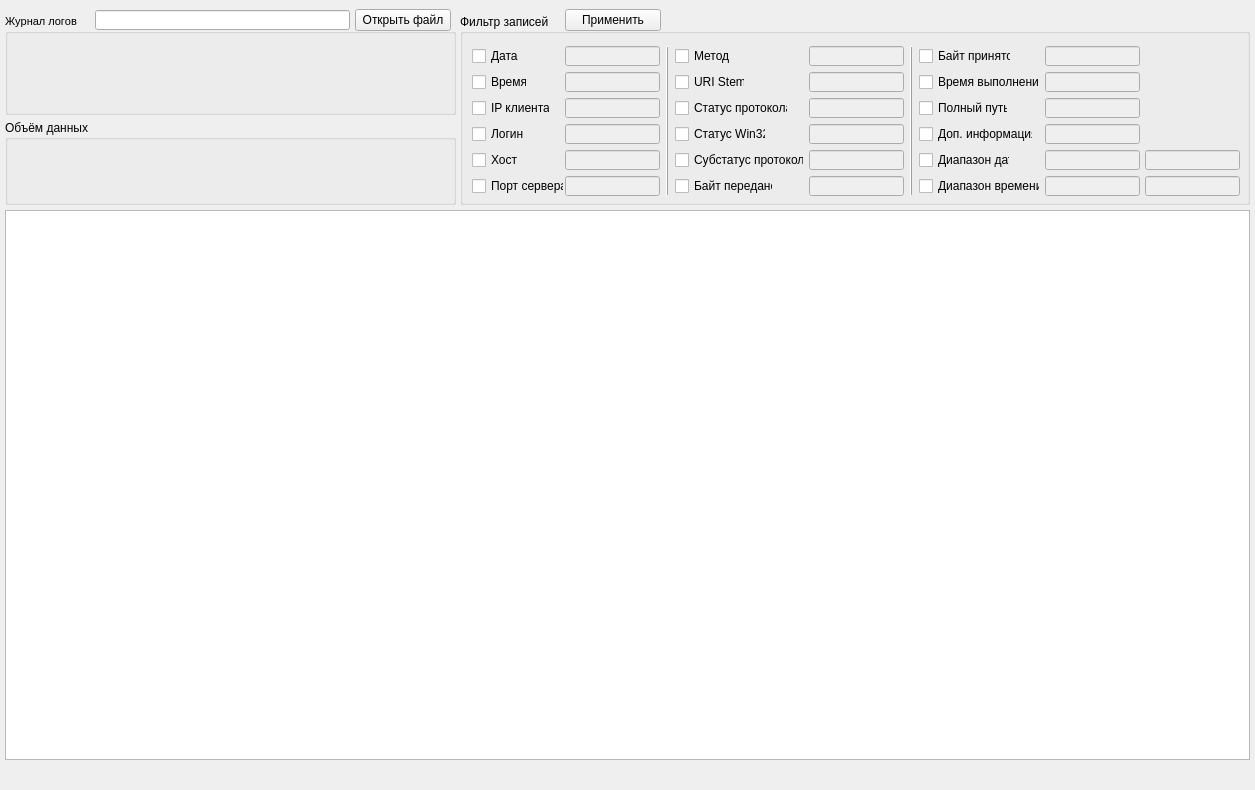
<?xml version="1.0" encoding="UTF-8"?>
<ui version="4.0">
 <class>Logan</class>
 <widget class="QMainWindow" name="Logan">
  <property name="windowModality">
   <enum>Qt::NonModal</enum>
  </property>
  <property name="enabled">
   <bool>true</bool>
  </property>
  <property name="geometry">
   <rect>
    <x>0</x>
    <y>0</y>
    <width>1255</width>
    <height>790</height>
   </rect>
  </property>
  <property name="minimumSize">
   <size>
    <width>1255</width>
    <height>790</height>
   </size>
  </property>
  <property name="font">
   <font>
    <weight>50</weight>
    <italic>false</italic>
    <bold>false</bold>
    <underline>false</underline>
    <strikeout>false</strikeout>
    <kerning>true</kerning>
   </font>
  </property>
  <property name="windowTitle">
   <string>ЛОГАН</string>
  </property>
  <property name="layoutDirection">
   <enum>Qt::LeftToRight</enum>
  </property>
  <widget class="QWidget" name="centralwidget">
   <widget class="QTableView" name="tableView">
    <property name="geometry">
     <rect>
      <x>5</x>
      <y>210</y>
      <width>1245</width>
      <height>550</height>
     </rect>
    </property>
    <property name="frameShape">
     <enum>QFrame::StyledPanel</enum>
    </property>
    <property name="frameShadow">
     <enum>QFrame::Sunken</enum>
    </property>
    <property name="horizontalScrollBarPolicy">
     <enum>Qt::ScrollBarAlwaysOff</enum>
    </property>
   </widget>
   <widget class="QGroupBox" name="groupDataVolumeInfo">
    <property name="geometry">
     <rect>
      <x>5</x>
      <y>120</y>
      <width>451</width>
      <height>85</height>
     </rect>
    </property>
    <property name="font">
     <font>
      <weight>50</weight>
      <italic>false</italic>
      <bold>false</bold>
      <underline>false</underline>
      <strikeout>false</strikeout>
      <kerning>true</kerning>
     </font>
    </property>
    <property name="autoFillBackground">
     <bool>true</bool>
    </property>
    <property name="title">
     <string>Объём данных</string>
    </property>
    <property name="flat">
     <bool>false</bool>
    </property>
    <widget class="QWidget" name="layoutWidget">
     <property name="geometry">
      <rect>
       <x>30</x>
       <y>20</y>
       <width>411</width>
       <height>41</height>
      </rect>
     </property>
     <layout class="QGridLayout" name="gridDataVolumeInfo">
      <item row="1" column="1">
       <widget class="QLabel" name="bytesReceived">
        <property name="font">
         <font>
          <pointsize>8</pointsize>
         </font>
        </property>
        <property name="text">
         <string/>
        </property>
       </widget>
      </item>
      <item row="0" column="0">
       <widget class="QLabel" name="labelSent">
        <property name="font">
         <font>
          <pointsize>8</pointsize>
         </font>
        </property>
        <property name="text">
         <string/>
        </property>
       </widget>
      </item>
      <item row="0" column="2">
       <widget class="QLabel" name="kbSent">
        <property name="font">
         <font>
          <pointsize>8</pointsize>
         </font>
        </property>
        <property name="text">
         <string/>
        </property>
       </widget>
      </item>
      <item row="1" column="4">
       <widget class="QLabel" name="gbReceived">
        <property name="font">
         <font>
          <pointsize>8</pointsize>
         </font>
        </property>
        <property name="layoutDirection">
         <enum>Qt::RightToLeft</enum>
        </property>
        <property name="text">
         <string/>
        </property>
       </widget>
      </item>
      <item row="1" column="3">
       <widget class="QLabel" name="mbReceived">
        <property name="font">
         <font>
          <pointsize>8</pointsize>
         </font>
        </property>
        <property name="text">
         <string/>
        </property>
       </widget>
      </item>
      <item row="0" column="3">
       <widget class="QLabel" name="mbSent">
        <property name="font">
         <font>
          <pointsize>8</pointsize>
         </font>
        </property>
        <property name="text">
         <string/>
        </property>
       </widget>
      </item>
      <item row="1" column="2">
       <widget class="QLabel" name="kbReceived">
        <property name="font">
         <font>
          <pointsize>8</pointsize>
         </font>
        </property>
        <property name="text">
         <string/>
        </property>
       </widget>
      </item>
      <item row="0" column="1">
       <widget class="QLabel" name="bytesSent">
        <property name="font">
         <font>
          <pointsize>8</pointsize>
         </font>
        </property>
        <property name="text">
         <string/>
        </property>
       </widget>
      </item>
      <item row="0" column="4">
       <widget class="QLabel" name="gbSent">
        <property name="font">
         <font>
          <pointsize>8</pointsize>
         </font>
        </property>
        <property name="layoutDirection">
         <enum>Qt::RightToLeft</enum>
        </property>
        <property name="text">
         <string/>
        </property>
       </widget>
      </item>
      <item row="1" column="0">
       <widget class="QLabel" name="labelReceived">
        <property name="font">
         <font>
          <pointsize>8</pointsize>
         </font>
        </property>
        <property name="text">
         <string/>
        </property>
       </widget>
      </item>
     </layout>
    </widget>
   </widget>
   <widget class="QGroupBox" name="groupFilters">
    <property name="geometry">
     <rect>
      <x>460</x>
      <y>14</y>
      <width>790</width>
      <height>191</height>
     </rect>
    </property>
    <property name="font">
     <font>
      <weight>50</weight>
      <bold>false</bold>
     </font>
    </property>
    <property name="autoFillBackground">
     <bool>true</bool>
    </property>
    <property name="title">
     <string>Фильтр записей</string>
    </property>
    <property name="flat">
     <bool>false</bool>
    </property>
    <property name="checkable">
     <bool>false</bool>
    </property>
    <property name="checked">
     <bool>false</bool>
    </property>
    <widget class="QLineEdit" name="lineMethod">
     <property name="enabled">
      <bool>false</bool>
     </property>
     <property name="geometry">
      <rect>
       <x>349</x>
       <y>32</y>
       <width>95</width>
       <height>20</height>
      </rect>
     </property>
    </widget>
    <widget class="QLineEdit" name="lineClientIP">
     <property name="enabled">
      <bool>false</bool>
     </property>
     <property name="geometry">
      <rect>
       <x>105</x>
       <y>84</y>
       <width>95</width>
       <height>20</height>
      </rect>
     </property>
     <property name="sizePolicy">
      <sizepolicy hsizetype="Fixed" vsizetype="Fixed">
       <horstretch>0</horstretch>
       <verstretch>0</verstretch>
      </sizepolicy>
     </property>
    </widget>
    <widget class="QLineEdit" name="lineURIStem">
     <property name="enabled">
      <bool>false</bool>
     </property>
     <property name="geometry">
      <rect>
       <x>349</x>
       <y>58</y>
       <width>95</width>
       <height>20</height>
      </rect>
     </property>
    </widget>
    <widget class="QCheckBox" name="checkMethod">
     <property name="geometry">
      <rect>
       <x>215</x>
       <y>33</y>
       <width>55</width>
       <height>18</height>
      </rect>
     </property>
     <property name="text">
      <string>Метод</string>
     </property>
    </widget>
    <widget class="QLineEdit" name="lineDateStop">
     <property name="enabled">
      <bool>false</bool>
     </property>
     <property name="geometry">
      <rect>
       <x>685</x>
       <y>136</y>
       <width>95</width>
       <height>20</height>
      </rect>
     </property>
    </widget>
    <widget class="Line" name="verticalSeparator1">
     <property name="geometry">
      <rect>
       <x>436</x>
       <y>32</y>
       <width>30</width>
       <height>150</height>
      </rect>
     </property>
     <property name="frameShadow">
      <enum>QFrame::Raised</enum>
     </property>
     <property name="orientation">
      <enum>Qt::Vertical</enum>
     </property>
    </widget>
    <widget class="QCheckBox" name="checkUsername">
     <property name="geometry">
      <rect>
       <x>12</x>
       <y>111</y>
       <width>54</width>
       <height>18</height>
      </rect>
     </property>
     <property name="text">
      <string>Логин</string>
     </property>
    </widget>
    <widget class="QCheckBox" name="checkAddInfo">
     <property name="geometry">
      <rect>
       <x>459</x>
       <y>111</y>
       <width>114</width>
       <height>18</height>
      </rect>
     </property>
     <property name="text">
      <string>Доп. информация</string>
     </property>
    </widget>
    <widget class="QCheckBox" name="checkBytesReceived">
     <property name="geometry">
      <rect>
       <x>459</x>
       <y>33</y>
       <width>92</width>
       <height>18</height>
      </rect>
     </property>
     <property name="text">
      <string>Байт принято</string>
     </property>
    </widget>
    <widget class="QCheckBox" name="checkTimeTaken">
     <property name="geometry">
      <rect>
       <x>459</x>
       <y>59</y>
       <width>120</width>
       <height>18</height>
      </rect>
     </property>
     <property name="text">
      <string>Время выполнения</string>
     </property>
    </widget>
    <widget class="QCheckBox" name="checkClientIP">
     <property name="geometry">
      <rect>
       <x>12</x>
       <y>85</y>
       <width>78</width>
       <height>18</height>
      </rect>
     </property>
     <property name="text">
      <string>IP клиента</string>
     </property>
    </widget>
    <widget class="QLineEdit" name="lineDateStart">
     <property name="enabled">
      <bool>false</bool>
     </property>
     <property name="geometry">
      <rect>
       <x>585</x>
       <y>136</y>
       <width>95</width>
       <height>20</height>
      </rect>
     </property>
    </widget>
    <widget class="QLineEdit" name="lineHost">
     <property name="enabled">
      <bool>false</bool>
     </property>
     <property name="geometry">
      <rect>
       <x>105</x>
       <y>136</y>
       <width>95</width>
       <height>20</height>
      </rect>
     </property>
     <property name="sizePolicy">
      <sizepolicy hsizetype="Fixed" vsizetype="Fixed">
       <horstretch>0</horstretch>
       <verstretch>0</verstretch>
      </sizepolicy>
     </property>
    </widget>
    <widget class="QCheckBox" name="checkTime">
     <property name="geometry">
      <rect>
       <x>12</x>
       <y>59</y>
       <width>55</width>
       <height>18</height>
      </rect>
     </property>
     <property name="text">
      <string>Время</string>
     </property>
    </widget>
    <widget class="QCheckBox" name="checkData">
     <property name="geometry">
      <rect>
       <x>12</x>
       <y>33</y>
       <width>48</width>
       <height>18</height>
      </rect>
     </property>
     <property name="sizePolicy">
      <sizepolicy hsizetype="Fixed" vsizetype="Fixed">
       <horstretch>0</horstretch>
       <verstretch>0</verstretch>
      </sizepolicy>
     </property>
     <property name="text">
      <string>Дата</string>
     </property>
     <property name="checked">
      <bool>false</bool>
     </property>
    </widget>
    <widget class="QLineEdit" name="lineServerPort">
     <property name="enabled">
      <bool>false</bool>
     </property>
     <property name="geometry">
      <rect>
       <x>105</x>
       <y>162</y>
       <width>95</width>
       <height>20</height>
      </rect>
     </property>
     <property name="sizePolicy">
      <sizepolicy hsizetype="Fixed" vsizetype="Fixed">
       <horstretch>0</horstretch>
       <verstretch>0</verstretch>
      </sizepolicy>
     </property>
    </widget>
    <widget class="QLineEdit" name="lineTime">
     <property name="enabled">
      <bool>false</bool>
     </property>
     <property name="geometry">
      <rect>
       <x>105</x>
       <y>58</y>
       <width>95</width>
       <height>20</height>
      </rect>
     </property>
     <property name="sizePolicy">
      <sizepolicy hsizetype="Fixed" vsizetype="Fixed">
       <horstretch>0</horstretch>
       <verstretch>0</verstretch>
      </sizepolicy>
     </property>
    </widget>
    <widget class="QLineEdit" name="lineUsername">
     <property name="enabled">
      <bool>false</bool>
     </property>
     <property name="geometry">
      <rect>
       <x>105</x>
       <y>110</y>
       <width>95</width>
       <height>20</height>
      </rect>
     </property>
     <property name="sizePolicy">
      <sizepolicy hsizetype="Fixed" vsizetype="Fixed">
       <horstretch>0</horstretch>
       <verstretch>0</verstretch>
      </sizepolicy>
     </property>
    </widget>
    <widget class="QCheckBox" name="checkProtocolStatus">
     <property name="geometry">
      <rect>
       <x>215</x>
       <y>85</y>
       <width>113</width>
       <height>18</height>
      </rect>
     </property>
     <property name="text">
      <string>Статус протокола</string>
     </property>
    </widget>
    <widget class="Line" name="verticalSeparator0">
     <property name="geometry">
      <rect>
       <x>192</x>
       <y>32</y>
       <width>30</width>
       <height>150</height>
      </rect>
     </property>
     <property name="frameShadow">
      <enum>QFrame::Raised</enum>
     </property>
     <property name="orientation">
      <enum>Qt::Vertical</enum>
     </property>
    </widget>
    <widget class="QLineEdit" name="lineTimeStop">
     <property name="enabled">
      <bool>false</bool>
     </property>
     <property name="geometry">
      <rect>
       <x>685</x>
       <y>162</y>
       <width>95</width>
       <height>20</height>
      </rect>
     </property>
    </widget>
    <widget class="QCheckBox" name="checkDateCorridor">
     <property name="geometry">
      <rect>
       <x>459</x>
       <y>137</y>
       <width>91</width>
       <height>18</height>
      </rect>
     </property>
     <property name="text">
      <string>Диапазон дат</string>
     </property>
    </widget>
    <widget class="QCheckBox" name="checkBytesSent">
     <property name="geometry">
      <rect>
       <x>215</x>
       <y>163</y>
       <width>98</width>
       <height>18</height>
      </rect>
     </property>
     <property name="text">
      <string>Байт передано</string>
     </property>
    </widget>
    <widget class="QLineEdit" name="lineDate">
     <property name="enabled">
      <bool>false</bool>
     </property>
     <property name="geometry">
      <rect>
       <x>105</x>
       <y>32</y>
       <width>95</width>
       <height>20</height>
      </rect>
     </property>
     <property name="sizePolicy">
      <sizepolicy hsizetype="Fixed" vsizetype="Fixed">
       <horstretch>0</horstretch>
       <verstretch>0</verstretch>
      </sizepolicy>
     </property>
    </widget>
    <widget class="QLineEdit" name="lineTimeStart">
     <property name="enabled">
      <bool>false</bool>
     </property>
     <property name="geometry">
      <rect>
       <x>585</x>
       <y>162</y>
       <width>95</width>
       <height>20</height>
      </rect>
     </property>
    </widget>
    <widget class="QLineEdit" name="lineFullPath">
     <property name="enabled">
      <bool>false</bool>
     </property>
     <property name="geometry">
      <rect>
       <x>585</x>
       <y>84</y>
       <width>95</width>
       <height>20</height>
      </rect>
     </property>
    </widget>
    <widget class="QCheckBox" name="checkURIStem">
     <property name="geometry">
      <rect>
       <x>215</x>
       <y>59</y>
       <width>70</width>
       <height>18</height>
      </rect>
     </property>
     <property name="text">
      <string>URI Stem</string>
     </property>
    </widget>
    <widget class="QCheckBox" name="checkTimeCorridor">
     <property name="geometry">
      <rect>
       <x>459</x>
       <y>163</y>
       <width>121</width>
       <height>18</height>
      </rect>
     </property>
     <property name="text">
      <string>Диапазон времени</string>
     </property>
    </widget>
    <widget class="QCheckBox" name="checkHost">
     <property name="geometry">
      <rect>
       <x>12</x>
       <y>137</y>
       <width>46</width>
       <height>18</height>
      </rect>
     </property>
     <property name="sizePolicy">
      <sizepolicy hsizetype="Fixed" vsizetype="Fixed">
       <horstretch>0</horstretch>
       <verstretch>0</verstretch>
      </sizepolicy>
     </property>
     <property name="text">
      <string>Хост</string>
     </property>
    </widget>
    <widget class="QLineEdit" name="lineProtocolSubstatus">
     <property name="enabled">
      <bool>false</bool>
     </property>
     <property name="geometry">
      <rect>
       <x>349</x>
       <y>136</y>
       <width>95</width>
       <height>20</height>
      </rect>
     </property>
    </widget>
    <widget class="QLineEdit" name="lineBytesReceived">
     <property name="enabled">
      <bool>false</bool>
     </property>
     <property name="geometry">
      <rect>
       <x>585</x>
       <y>32</y>
       <width>95</width>
       <height>20</height>
      </rect>
     </property>
    </widget>
    <widget class="QLineEdit" name="lineWin32Stat">
     <property name="enabled">
      <bool>false</bool>
     </property>
     <property name="geometry">
      <rect>
       <x>349</x>
       <y>110</y>
       <width>95</width>
       <height>20</height>
      </rect>
     </property>
    </widget>
    <widget class="QCheckBox" name="checkWin32Status">
     <property name="geometry">
      <rect>
       <x>215</x>
       <y>111</y>
       <width>91</width>
       <height>18</height>
      </rect>
     </property>
     <property name="text">
      <string>Статус Win32</string>
     </property>
    </widget>
    <widget class="QLineEdit" name="lineTimeTaken">
     <property name="enabled">
      <bool>false</bool>
     </property>
     <property name="geometry">
      <rect>
       <x>585</x>
       <y>58</y>
       <width>95</width>
       <height>20</height>
      </rect>
     </property>
    </widget>
    <widget class="QCheckBox" name="checkProtocolSubstatus">
     <property name="geometry">
      <rect>
       <x>215</x>
       <y>137</y>
       <width>129</width>
       <height>18</height>
      </rect>
     </property>
     <property name="text">
      <string>Субстатус протокола</string>
     </property>
    </widget>
    <widget class="QLineEdit" name="lineBytesSent">
     <property name="enabled">
      <bool>false</bool>
     </property>
     <property name="geometry">
      <rect>
       <x>349</x>
       <y>162</y>
       <width>95</width>
       <height>20</height>
      </rect>
     </property>
    </widget>
    <widget class="QCheckBox" name="checkServerPort">
     <property name="geometry">
      <rect>
       <x>12</x>
       <y>163</y>
       <width>92</width>
       <height>18</height>
      </rect>
     </property>
     <property name="sizePolicy">
      <sizepolicy hsizetype="Fixed" vsizetype="Fixed">
       <horstretch>0</horstretch>
       <verstretch>0</verstretch>
      </sizepolicy>
     </property>
     <property name="text">
      <string>Порт сервера</string>
     </property>
    </widget>
    <widget class="QLineEdit" name="lineProtocolStatus">
     <property name="enabled">
      <bool>false</bool>
     </property>
     <property name="geometry">
      <rect>
       <x>349</x>
       <y>84</y>
       <width>95</width>
       <height>20</height>
      </rect>
     </property>
    </widget>
    <widget class="QCheckBox" name="checkFullPath">
     <property name="geometry">
      <rect>
       <x>459</x>
       <y>85</y>
       <width>89</width>
       <height>18</height>
      </rect>
     </property>
     <property name="text">
      <string>Полный путь</string>
     </property>
    </widget>
    <widget class="QLineEdit" name="lineAddInfo">
     <property name="enabled">
      <bool>false</bool>
     </property>
     <property name="geometry">
      <rect>
       <x>585</x>
       <y>110</y>
       <width>95</width>
       <height>20</height>
      </rect>
     </property>
    </widget>
   </widget>
   <widget class="QPushButton" name="filterApply">
    <property name="geometry">
     <rect>
      <x>565</x>
      <y>9</y>
      <width>96</width>
      <height>22</height>
     </rect>
    </property>
    <property name="font">
     <font>
      <weight>50</weight>
      <italic>false</italic>
      <bold>false</bold>
      <underline>false</underline>
      <strikeout>false</strikeout>
      <kerning>true</kerning>
     </font>
    </property>
    <property name="text">
     <string>Применить</string>
    </property>
   </widget>
   <widget class="QGroupBox" name="groupReadStatus">
    <property name="geometry">
     <rect>
      <x>5</x>
      <y>14</y>
      <width>451</width>
      <height>101</height>
     </rect>
    </property>
    <property name="font">
     <font>
      <pointsize>8</pointsize>
      <weight>50</weight>
      <italic>false</italic>
      <bold>false</bold>
      <underline>false</underline>
      <strikeout>false</strikeout>
      <kerning>false</kerning>
     </font>
    </property>
    <property name="autoFillBackground">
     <bool>true</bool>
    </property>
    <property name="title">
     <string>Журнал логов</string>
    </property>
    <property name="flat">
     <bool>false</bool>
    </property>
    <widget class="QLabel" name="structInitialization">
     <property name="enabled">
      <bool>true</bool>
     </property>
     <property name="geometry">
      <rect>
       <x>30</x>
       <y>25</y>
       <width>420</width>
       <height>16</height>
      </rect>
     </property>
     <property name="text">
      <string/>
     </property>
    </widget>
    <widget class="QLabel" name="syntaxAnalysis">
     <property name="geometry">
      <rect>
       <x>30</x>
       <y>48</y>
       <width>420</width>
       <height>15</height>
      </rect>
     </property>
     <property name="text">
      <string/>
     </property>
    </widget>
    <widget class="QLabel" name="linesAmount">
     <property name="geometry">
      <rect>
       <x>30</x>
       <y>71</y>
       <width>420</width>
       <height>15</height>
      </rect>
     </property>
     <property name="text">
      <string/>
     </property>
    </widget>
   </widget>
   <widget class="QPushButton" name="openFile">
    <property name="geometry">
     <rect>
      <x>355</x>
      <y>9</y>
      <width>96</width>
      <height>22</height>
     </rect>
    </property>
    <property name="font">
     <font>
      <weight>50</weight>
      <italic>false</italic>
      <bold>false</bold>
      <underline>false</underline>
      <strikeout>false</strikeout>
      <kerning>true</kerning>
     </font>
    </property>
    <property name="text">
     <string>Открыть файл</string>
    </property>
   </widget>
   <widget class="QLineEdit" name="filePath">
    <property name="geometry">
     <rect>
      <x>95</x>
      <y>10</y>
      <width>255</width>
      <height>20</height>
     </rect>
    </property>
    <property name="readOnly">
     <bool>true</bool>
    </property>
   </widget>
  </widget>
  <widget class="QMenuBar" name="menuBar">
   <property name="geometry">
    <rect>
     <x>0</x>
     <y>0</y>
     <width>1255</width>
     <height>22</height>
    </rect>
   </property>
  </widget>
  <action name="action">
   <property name="text">
    <string>пп</string>
   </property>
  </action>
 </widget>
 <tabstops>
  <tabstop>openFile</tabstop>
  <tabstop>filterApply</tabstop>
  <tabstop>checkData</tabstop>
  <tabstop>checkTimeTaken</tabstop>
  <tabstop>lineDateStart</tabstop>
  <tabstop>checkUsername</tabstop>
  <tabstop>checkHost</tabstop>
  <tabstop>checkServerPort</tabstop>
  <tabstop>lineDate</tabstop>
  <tabstop>lineTime</tabstop>
  <tabstop>lineClientIP</tabstop>
  <tabstop>lineUsername</tabstop>
  <tabstop>lineHost</tabstop>
  <tabstop>lineServerPort</tabstop>
  <tabstop>checkMethod</tabstop>
  <tabstop>tableView</tabstop>
  <tabstop>checkTime</tabstop>
  <tabstop>checkClientIP</tabstop>
  <tabstop>checkProtocolStatus</tabstop>
  <tabstop>lineTimeStop</tabstop>
  <tabstop>checkDateCorridor</tabstop>
  <tabstop>checkBytesSent</tabstop>
  <tabstop>checkBytesReceived</tabstop>
  <tabstop>lineTimeStart</tabstop>
  <tabstop>lineFullPath</tabstop>
  <tabstop>checkURIStem</tabstop>
  <tabstop>checkTimeCorridor</tabstop>
  <tabstop>lineDateStop</tabstop>
  <tabstop>lineProtocolSubstatus</tabstop>
  <tabstop>lineBytesReceived</tabstop>
  <tabstop>lineWin32Stat</tabstop>
  <tabstop>checkWin32Status</tabstop>
  <tabstop>lineTimeTaken</tabstop>
  <tabstop>checkProtocolSubstatus</tabstop>
  <tabstop>lineBytesSent</tabstop>
  <tabstop>checkAddInfo</tabstop>
  <tabstop>lineProtocolStatus</tabstop>
  <tabstop>checkFullPath</tabstop>
  <tabstop>lineAddInfo</tabstop>
  <tabstop>lineURIStem</tabstop>
  <tabstop>lineMethod</tabstop>
  <tabstop>filePath</tabstop>
 </tabstops>
 <resources/>
 <connections>
  <connection>
   <sender>checkData</sender>
   <signal>toggled(bool)</signal>
   <receiver>lineDate</receiver>
   <slot>setEnabled(bool)</slot>
   <hints>
    <hint type="sourcelabel">
     <x>515</x>
     <y>81</y>
    </hint>
    <hint type="destinationlabel">
     <x>659</x>
     <y>87</y>
    </hint>
   </hints>
  </connection>
  <connection>
   <sender>checkTime</sender>
   <signal>toggled(bool)</signal>
   <receiver>lineTime</receiver>
   <slot>setEnabled(bool)</slot>
   <hints>
    <hint type="sourcelabel">
     <x>526</x>
     <y>112</y>
    </hint>
    <hint type="destinationlabel">
     <x>659</x>
     <y>113</y>
    </hint>
   </hints>
  </connection>
  <connection>
   <sender>checkClientIP</sender>
   <signal>toggled(bool)</signal>
   <receiver>lineClientIP</receiver>
   <slot>setEnabled(bool)</slot>
   <hints>
    <hint type="sourcelabel">
     <x>546</x>
     <y>133</y>
    </hint>
    <hint type="destinationlabel">
     <x>659</x>
     <y>139</y>
    </hint>
   </hints>
  </connection>
  <connection>
   <sender>checkUsername</sender>
   <signal>toggled(bool)</signal>
   <receiver>lineUsername</receiver>
   <slot>setEnabled(bool)</slot>
   <hints>
    <hint type="sourcelabel">
     <x>525</x>
     <y>164</y>
    </hint>
    <hint type="destinationlabel">
     <x>659</x>
     <y>165</y>
    </hint>
   </hints>
  </connection>
  <connection>
   <sender>checkHost</sender>
   <signal>toggled(bool)</signal>
   <receiver>lineHost</receiver>
   <slot>setEnabled(bool)</slot>
   <hints>
    <hint type="sourcelabel">
     <x>517</x>
     <y>190</y>
    </hint>
    <hint type="destinationlabel">
     <x>659</x>
     <y>191</y>
    </hint>
   </hints>
  </connection>
  <connection>
   <sender>checkServerPort</sender>
   <signal>toggled(bool)</signal>
   <receiver>lineServerPort</receiver>
   <slot>setEnabled(bool)</slot>
   <hints>
    <hint type="sourcelabel">
     <x>563</x>
     <y>216</y>
    </hint>
    <hint type="destinationlabel">
     <x>659</x>
     <y>217</y>
    </hint>
   </hints>
  </connection>
  <connection>
   <sender>checkMethod</sender>
   <signal>toggled(bool)</signal>
   <receiver>lineMethod</receiver>
   <slot>setEnabled(bool)</slot>
   <hints>
    <hint type="sourcelabel">
     <x>735</x>
     <y>86</y>
    </hint>
    <hint type="destinationlabel">
     <x>910</x>
     <y>87</y>
    </hint>
   </hints>
  </connection>
  <connection>
   <sender>checkURIStem</sender>
   <signal>toggled(bool)</signal>
   <receiver>lineURIStem</receiver>
   <slot>setEnabled(bool)</slot>
   <hints>
    <hint type="sourcelabel">
     <x>750</x>
     <y>112</y>
    </hint>
    <hint type="destinationlabel">
     <x>910</x>
     <y>113</y>
    </hint>
   </hints>
  </connection>
  <connection>
   <sender>checkProtocolStatus</sender>
   <signal>toggled(bool)</signal>
   <receiver>lineProtocolStatus</receiver>
   <slot>setEnabled(bool)</slot>
   <hints>
    <hint type="sourcelabel">
     <x>793</x>
     <y>138</y>
    </hint>
    <hint type="destinationlabel">
     <x>910</x>
     <y>139</y>
    </hint>
   </hints>
  </connection>
  <connection>
   <sender>checkWin32Status</sender>
   <signal>toggled(bool)</signal>
   <receiver>lineWin32Stat</receiver>
   <slot>setEnabled(bool)</slot>
   <hints>
    <hint type="sourcelabel">
     <x>771</x>
     <y>164</y>
    </hint>
    <hint type="destinationlabel">
     <x>910</x>
     <y>165</y>
    </hint>
   </hints>
  </connection>
  <connection>
   <sender>checkProtocolSubstatus</sender>
   <signal>toggled(bool)</signal>
   <receiver>lineProtocolSubstatus</receiver>
   <slot>setEnabled(bool)</slot>
   <hints>
    <hint type="sourcelabel">
     <x>809</x>
     <y>190</y>
    </hint>
    <hint type="destinationlabel">
     <x>910</x>
     <y>191</y>
    </hint>
   </hints>
  </connection>
  <connection>
   <sender>checkBytesSent</sender>
   <signal>toggled(bool)</signal>
   <receiver>lineBytesSent</receiver>
   <slot>setEnabled(bool)</slot>
   <hints>
    <hint type="sourcelabel">
     <x>778</x>
     <y>216</y>
    </hint>
    <hint type="destinationlabel">
     <x>910</x>
     <y>217</y>
    </hint>
   </hints>
  </connection>
  <connection>
   <sender>checkBytesReceived</sender>
   <signal>toggled(bool)</signal>
   <receiver>lineBytesReceived</receiver>
   <slot>setEnabled(bool)</slot>
   <hints>
    <hint type="sourcelabel">
     <x>1028</x>
     <y>86</y>
    </hint>
    <hint type="destinationlabel">
     <x>1152</x>
     <y>87</y>
    </hint>
   </hints>
  </connection>
  <connection>
   <sender>checkTimeTaken</sender>
   <signal>toggled(bool)</signal>
   <receiver>lineTimeTaken</receiver>
   <slot>setEnabled(bool)</slot>
   <hints>
    <hint type="sourcelabel">
     <x>1056</x>
     <y>112</y>
    </hint>
    <hint type="destinationlabel">
     <x>1152</x>
     <y>113</y>
    </hint>
   </hints>
  </connection>
  <connection>
   <sender>checkFullPath</sender>
   <signal>toggled(bool)</signal>
   <receiver>lineFullPath</receiver>
   <slot>setEnabled(bool)</slot>
   <hints>
    <hint type="sourcelabel">
     <x>1025</x>
     <y>138</y>
    </hint>
    <hint type="destinationlabel">
     <x>1152</x>
     <y>139</y>
    </hint>
   </hints>
  </connection>
  <connection>
   <sender>checkAddInfo</sender>
   <signal>toggled(bool)</signal>
   <receiver>lineAddInfo</receiver>
   <slot>setEnabled(bool)</slot>
   <hints>
    <hint type="sourcelabel">
     <x>1050</x>
     <y>164</y>
    </hint>
    <hint type="destinationlabel">
     <x>1152</x>
     <y>165</y>
    </hint>
   </hints>
  </connection>
  <connection>
   <sender>checkDateCorridor</sender>
   <signal>toggled(bool)</signal>
   <receiver>lineDateStart</receiver>
   <slot>setEnabled(bool)</slot>
   <hints>
    <hint type="sourcelabel">
     <x>1027</x>
     <y>190</y>
    </hint>
    <hint type="destinationlabel">
     <x>1152</x>
     <y>191</y>
    </hint>
   </hints>
  </connection>
  <connection>
   <sender>checkDateCorridor</sender>
   <signal>toggled(bool)</signal>
   <receiver>lineDateStop</receiver>
   <slot>setEnabled(bool)</slot>
   <hints>
    <hint type="sourcelabel">
     <x>1027</x>
     <y>190</y>
    </hint>
    <hint type="destinationlabel">
     <x>1255</x>
     <y>191</y>
    </hint>
   </hints>
  </connection>
  <connection>
   <sender>checkTimeCorridor</sender>
   <signal>toggled(bool)</signal>
   <receiver>lineTimeStart</receiver>
   <slot>setEnabled(bool)</slot>
   <hints>
    <hint type="sourcelabel">
     <x>1057</x>
     <y>216</y>
    </hint>
    <hint type="destinationlabel">
     <x>1152</x>
     <y>217</y>
    </hint>
   </hints>
  </connection>
  <connection>
   <sender>checkTimeCorridor</sender>
   <signal>toggled(bool)</signal>
   <receiver>lineTimeStop</receiver>
   <slot>setEnabled(bool)</slot>
   <hints>
    <hint type="sourcelabel">
     <x>1057</x>
     <y>216</y>
    </hint>
    <hint type="destinationlabel">
     <x>1255</x>
     <y>217</y>
    </hint>
   </hints>
  </connection>
 </connections>
</ui>
